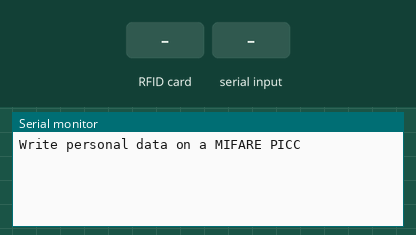
Recording of a sketch running on a simulated Arduino Uno, built with avr-gcc and run on an emulated ATmega328P. On the bench: the last lines printed to the serial monitor. The inputs (shaded band) are chosen by the test bench.

Above: at 1.2 s.
1.3 s: RFID card 5E 7A 19 C4 held to the reader
At 2.5 s:
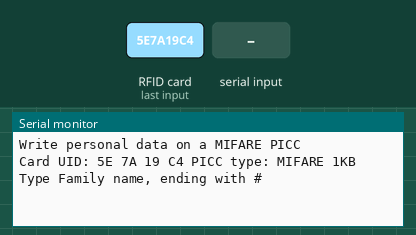
2.8 s: "1#" received over Serial
At 3.2 s:
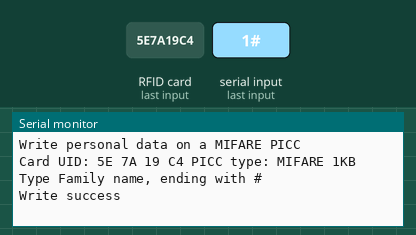

The sketch:

AyG-write.ino
```cpp
#include <SPI.h>
#include <MFRC522.h>

#define RST_PIN         9           // Configurable, see typical pin layout above
#define SS_PIN          10          // Configurable, see typical pin layout above

MFRC522 mfrc522(SS_PIN, RST_PIN);   // Create MFRC522 instance

void setup() {
  Serial.begin(9600);        // Initialize serial communications with the PC
  SPI.begin();               // Init SPI bus
  mfrc522.PCD_Init();        // Init MFRC522 card
  Serial.println(F("Write personal data on a MIFARE PICC "));
}

void loop() {

  // Prepare key - all keys are set to FFFFFFFFFFFFh at chip delivery from the factory.
  MFRC522::MIFARE_Key key;
  for (byte i = 0; i < 6; i++) key.keyByte[i] = 0xFF;

  // Look for new cards
  if ( ! mfrc522.PICC_IsNewCardPresent()) {
    return;
  }

  // Select one of the cards
  if ( ! mfrc522.PICC_ReadCardSerial())    return;

  Serial.print(F("Card UID:"));    //Dump UID
  for (byte i = 0; i < mfrc522.uid.size; i++) {
    Serial.print(mfrc522.uid.uidByte[i] < 0x10 ? " 0" : " ");
    Serial.print(mfrc522.uid.uidByte[i], HEX);
  }
  Serial.print(F(" PICC type: "));   // Dump PICC type
  MFRC522::PICC_Type piccType = mfrc522.PICC_GetType(mfrc522.uid.sak);
  Serial.println(mfrc522.PICC_GetTypeName(piccType));

  byte buffer[16];
  byte block;
  MFRC522::StatusCode status;
  byte len;

  Serial.setTimeout(20000L) ;     // wait until 20 seconds for input from serial
  // Ask personal data: Family name
  Serial.println(F("Type Family name, ending with #"));
  len = Serial.readBytesUntil('#', (char *) buffer, 16) ; // read family name from serial
  for (byte i = len; i < 16; i++) buffer[i] = ' ';     // pad with spaces

  block = 4;
  //Serial.println(F("Authenticating using key A..."));
  status = mfrc522.PCD_Authenticate(MFRC522::PICC_CMD_MF_AUTH_KEY_A, block, &key, &(mfrc522.uid));
  if (status != MFRC522::STATUS_OK) {
    Serial.print(F("PCD_Authenticate() failed: "));
    Serial.println(mfrc522.GetStatusCodeName(status));
    return;
  }

  // Write block
  status = mfrc522.MIFARE_Write(block, buffer, 16);
  if (status != MFRC522::STATUS_OK) {
    Serial.print(F("MIFARE_Write() failed: "));
    Serial.println(mfrc522.GetStatusCodeName(status));
    return;
  }
  else Serial.println(F("Write success"));

  mfrc522.PICC_HaltA(); // Halt PICC
  mfrc522.PCD_StopCrypto1();  // Stop encryption on PCD

}
```

Measured:
- after the input at 1.3 s, the serial monitor: prints a new line at once (image 1)
- after the input at 2.8 s, the serial monitor: prints a new line at once (image 2)
